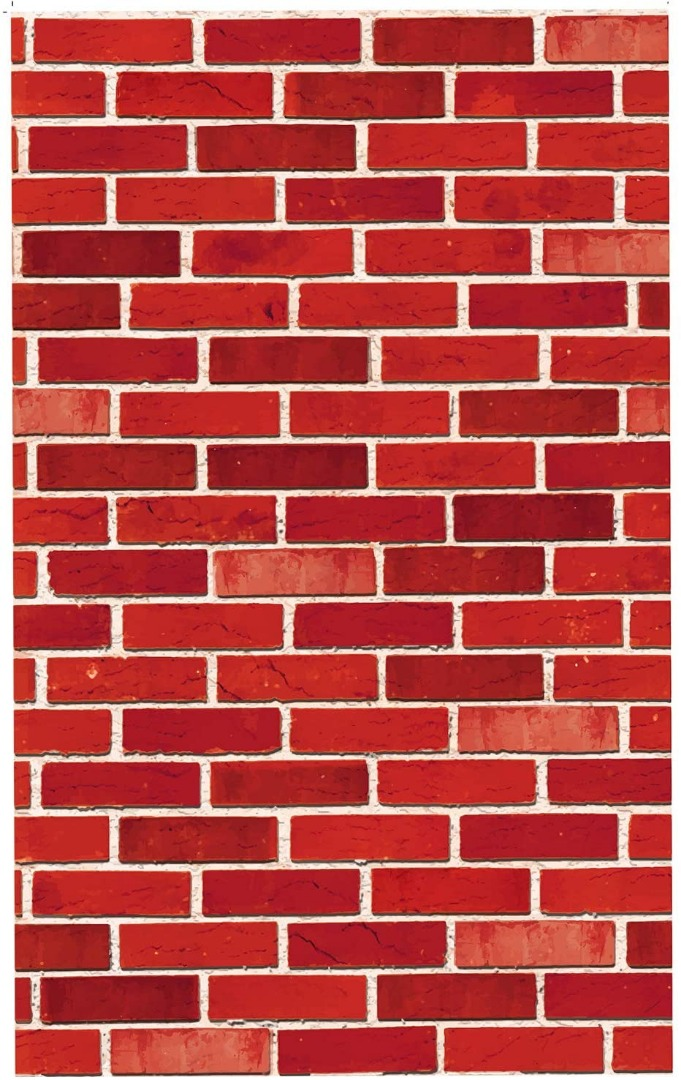
%> input picture HW1/wall.jpeg, 681 x 1080 px
$ octave Q3.m   (GNU Octave 9; MATLAB toolbox functions it lacks are replaced by stand-ins)
%> lines starting %> are read from the running program, lines starting %| are printed output that depends on the picture
%% load picture
clear; close all; clc;
img = imread("wall.jpeg");
%> img is the input picture: size 1080x681x3 uint8; mean R, G, B 187.6, 79.1, 76
imshow(img)
%% part a
f = [1, -1];
filtered_img = imfilter(rgb2gray(img), f);
figure;
subplot(1, 2, 1)
imshow(filtered_img)
title('filtered image', 'Interpreter','latex')
subplot(1, 2, 2)
imshow(img)
title('original image', 'Interpreter','latex')

f = [1, 0];
filtered_img = imfilter(img, f);
figure;
subplot(1, 2, 1)
imshow(filtered_img)
title('filtered image', 'Interpreter','latex')
subplot(1, 2, 2)
imshow(img)
title('original image', 'Interpreter','latex')

f = [1, 0, -1]';
filtered_img = imfilter(rgb2gray(img), f);
figure;
subplot(1, 2, 1)
imshow(filtered_img)
title('filtered image', 'Interpreter','latex')
subplot(1, 2, 2)
imshow(img)
title('original image', 'Interpreter','latex')

f = [1, -2, 1];
filtered_img = imfilter(rgb2gray(img), f);
figure;
subplot(1, 2, 1)
imshow(filtered_img)
title('filtered image', 'Interpreter','latex')
subplot(1, 2, 2)
imshow(img)
title('original image', 'Interpreter','latex')

f = [1, -2, 1]';
filtered_img = imfilter(rgb2gray(img), f);
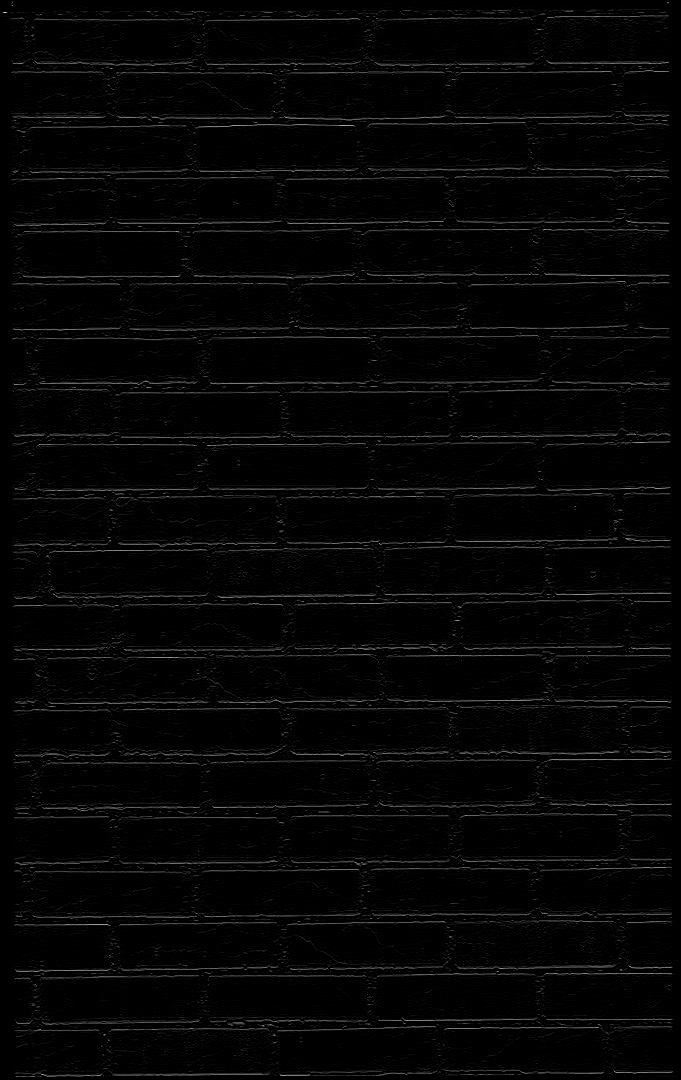
%> filtered_img: size 1080x681 uint8; min 0, max 226, mean 5.6
figure;
subplot(1, 2, 1)
imshow(filtered_img)
title('filtered image', 'Interpreter','latex')
subplot(1, 2, 2)
imshow(img)
title('original image', 'Interpreter','latex')
%% part b
filtered_img = edge(rgb2gray(img), "sobel");
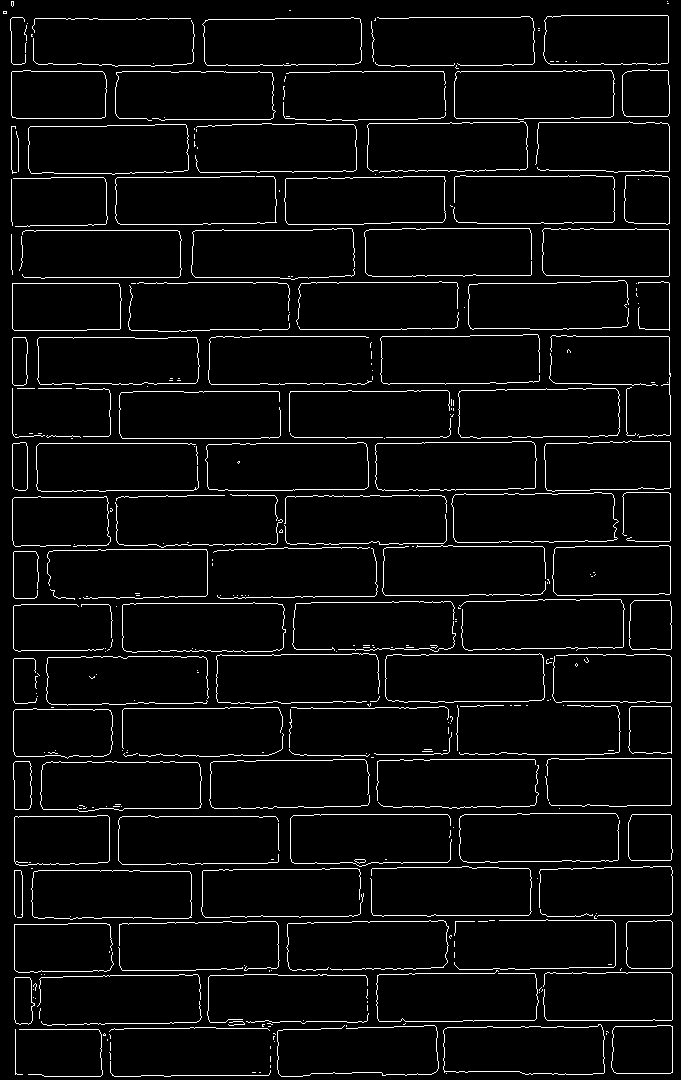
%> filtered_img: size 1080x681 logical; 4.6% white in thin lines or dots
figure;
subplot(1, 2, 1)
imshow(filtered_img)
title('filtered image', 'Interpreter','latex')
subplot(1, 2, 2)
imshow(img)
title('original image', 'Interpreter','latex')
sgtitle('sobel', 'interpreter', 'latex')

filtered_img = edge(rgb2gray(img), "canny");
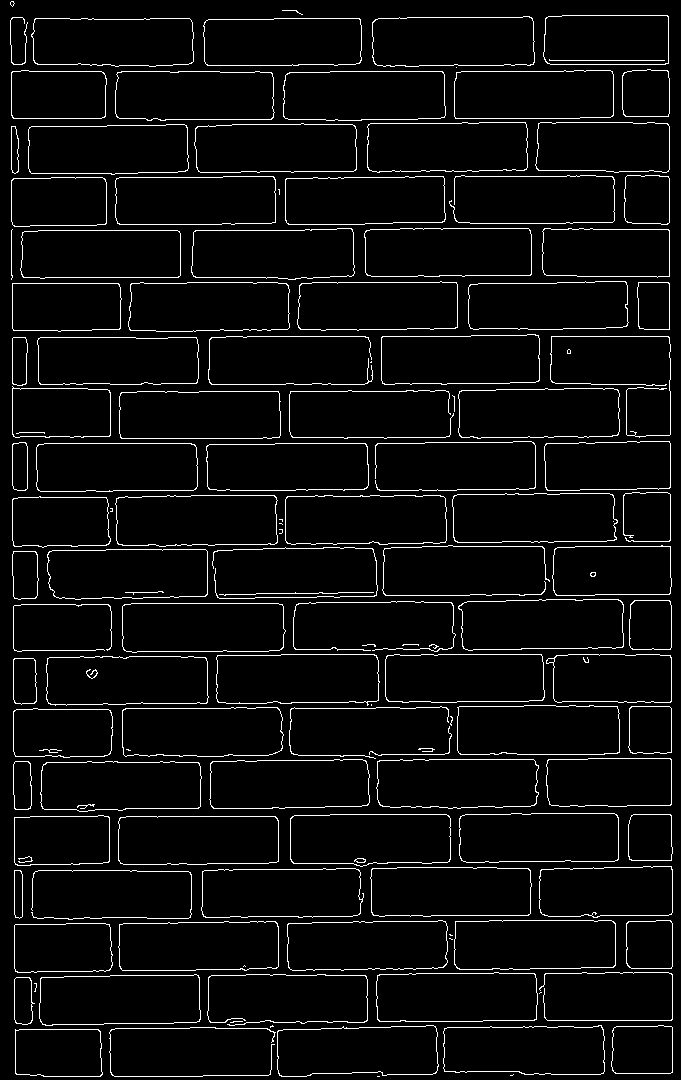
%> filtered_img: size 1080x681 logical; 4.8% white in thin lines or dots
figure;
subplot(1, 2, 1)
imshow(filtered_img)
title('filtered image', 'Interpreter','latex')
subplot(1, 2, 2)
imshow(img)
title('original image', 'Interpreter','latex')
sgtitle('canny', 'interpreter', 'latex')
%% part c
f = [-1, -1, -1; -1, 8, -1; -1, -1, -1];
filtered_img = imfilter(rgb2gray(img), f);
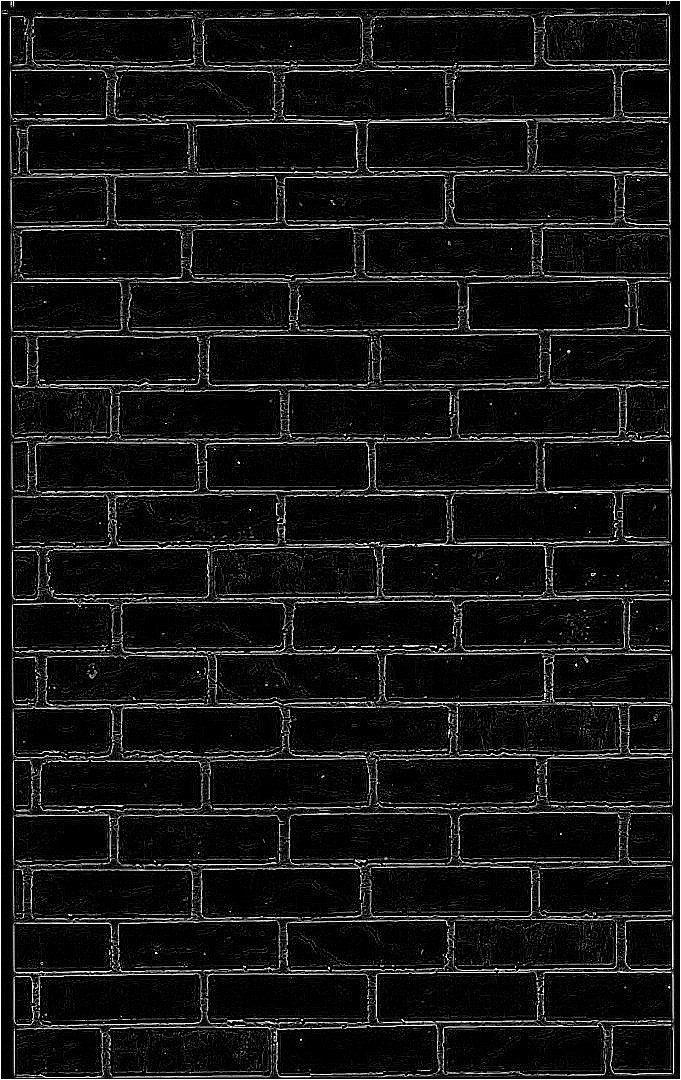
%> filtered_img: size 1080x681 uint8; min 0, max 255, mean 21.6
figure;
subplot(1, 2, 1)
imshow(filtered_img)
title('filtered image', 'Interpreter','latex')
subplot(1, 2, 2)
imshow(img)
title('original image', 'Interpreter','latex')
%% part d
img_n = imnoise(img, "gaussian");
f = [-1, -1, -1; -1, 8, -1; -1, -1, -1];
filtered_img = imfilter(rgb2gray(img_n), f);
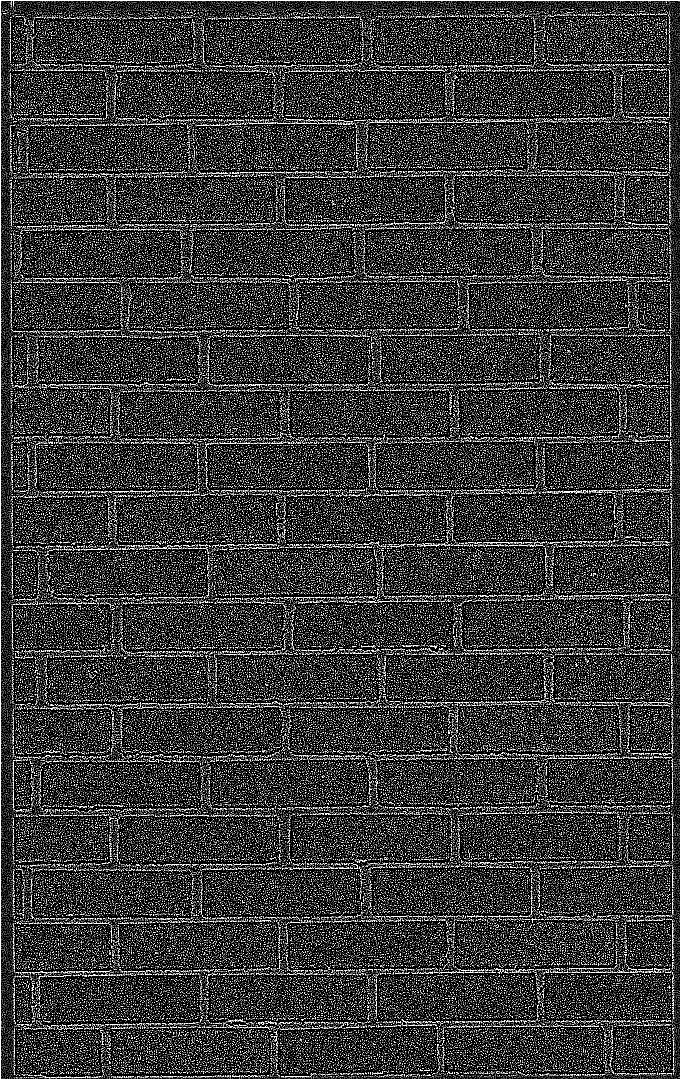
%> filtered_img: size 1080x681 uint8; min 0, max 255, mean 58.3
figure;
subplot(1, 2, 1)
imshow(filtered_img)
title('filtered image', 'Interpreter','latex')
subplot(1, 2, 2)
imshow(img_n)
title('noisy image', 'Interpreter','latex')
sgtitle('laplacian filter', 'interpreter', 'latex')

filtered_img = edge(rgb2gray(img_n), "log");
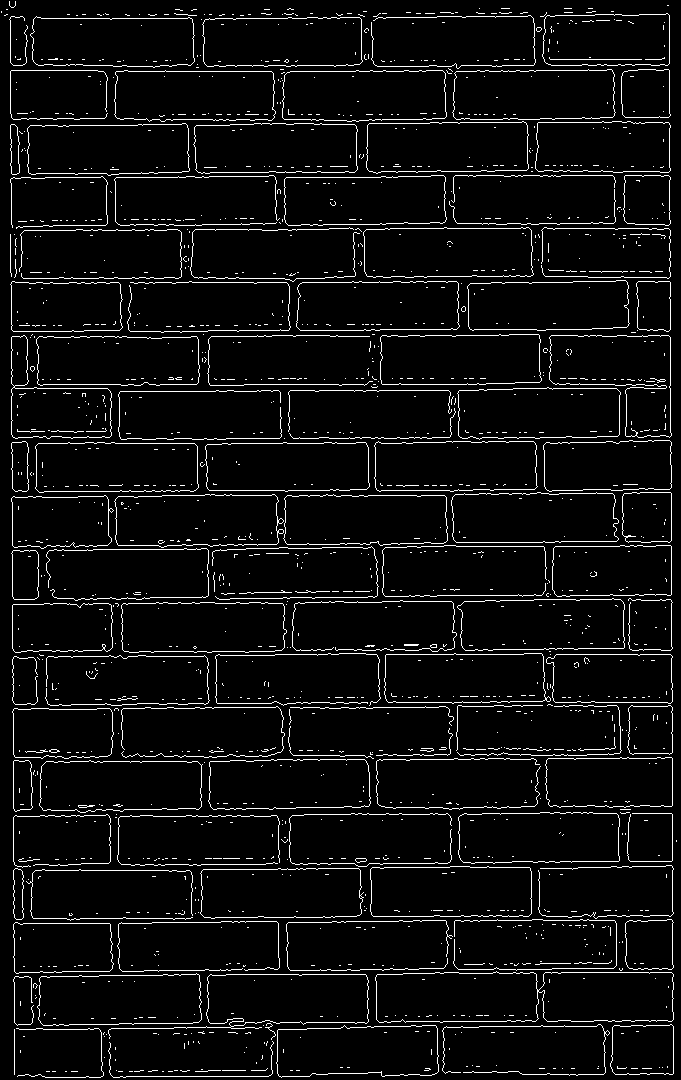
%> filtered_img: size 1080x681 logical; 5.4% white in thin lines or dots
figure;
subplot(1, 2, 1)
imshow(filtered_img)
title('filtered image', 'Interpreter','latex')
subplot(1, 2, 2)
imshow(img_n)
title('noisy image', 'Interpreter','latex')
sgtitle('LoG filter', 'interpreter', 'latex')
